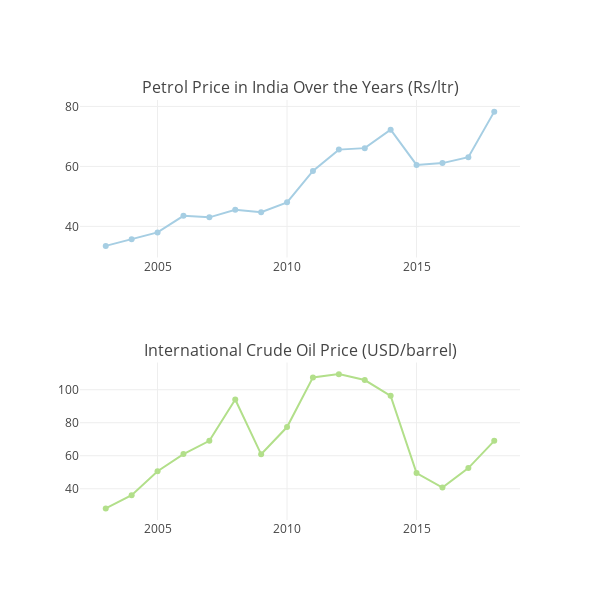

Notebook source saved alongside this figure:
### Code cell
trace1 = go.Scatter(x=df['year'], y=df['petrol_indian_price'], line=dict(color='rgb(166,206,227)'))
trace2 = go.Scatter(x=df['year'], y=df['crude_price'], line=dict(color='rgb(178,223,138)'))

fig = tools.make_subplots(rows=2, cols=1, subplot_titles=('Petrol Price in India Over the Years (Rs/ltr)', 'International Crude Oil Price (USD/barrel)'))

fig.append_trace(trace1, 1, 1)
fig.append_trace(trace2, 2, 1)

fig['layout'].update(height=600, width=600, showlegend=False)

plotly.offline.iplot(fig, show_link=False, image='svg')

### Figure 1 — Plotly figure (JSON) as saved in the notebook; plotly's stock layout.template omitted (floating-point values rounded to 4 significant figures)
{"data": [{"line": {"color": "rgb(166,206,227)"}, "type": "scatter", "uid": "7c34309c-b592-11e8-9506-784f438dbc8b", "x": [2003, 2004, 2005, 2006, 2007, 2008, 2009, 2010, 2011, 2012, 2013, 2014, 2015, 2016, 2017, 2018], "xaxis": "x", "y": [33.49, 35.71, 37.99, 43.5, 43, 45.5, 44.7, 48, 58.5, 65.6, 66.09, 72.26, 60.49, 61.1, 63.09, 78.27], "yaxis": "y"}, {"line": {"color": "rgb(178,223,138)"}, "type": "scatter", "uid": "7c34dd80-b592-11e8-88e2-784f438dbc8b", "x": [2003, 2004, 2005, 2006, 2007, 2008, 2009, 2010, 2011, 2012, 2013, 2014, 2015, 2016, 2017, 2018], "xaxis": "x2", "y": [28.1, 36.05, 50.59, 61, 69.04, 94.1, 60.86, 77.38, 107.5, 109.5, 105.9, 96.29, 49.49, 40.68, 52.51, 69.02], "yaxis": "y2"}], "layout": {"annotations": [{"font": {"size": 16}, "showarrow": false, "text": "Petrol Price in India Over the Years (Rs/ltr)", "x": 0.5, "xanchor": "center", "xref": "paper", "y": 1, "yanchor": "bottom", "yref": "paper"}, {"font": {"size": 16}, "showarrow": false, "text": "International Crude Oil Price (USD/barrel)", "x": 0.5, "xanchor": "center", "xref": "paper", "y": 0.375, "yanchor": "bottom", "yref": "paper"}], "height": 600, "showlegend": false, "width": 600, "xaxis": {"anchor": "y", "domain": [0, 1]}, "xaxis2": {"anchor": "y2", "domain": [0, 1]}, "yaxis": {"anchor": "x", "domain": [0.625, 1]}, "yaxis2": {"anchor": "x2", "domain": [0, 0.375]}}}
